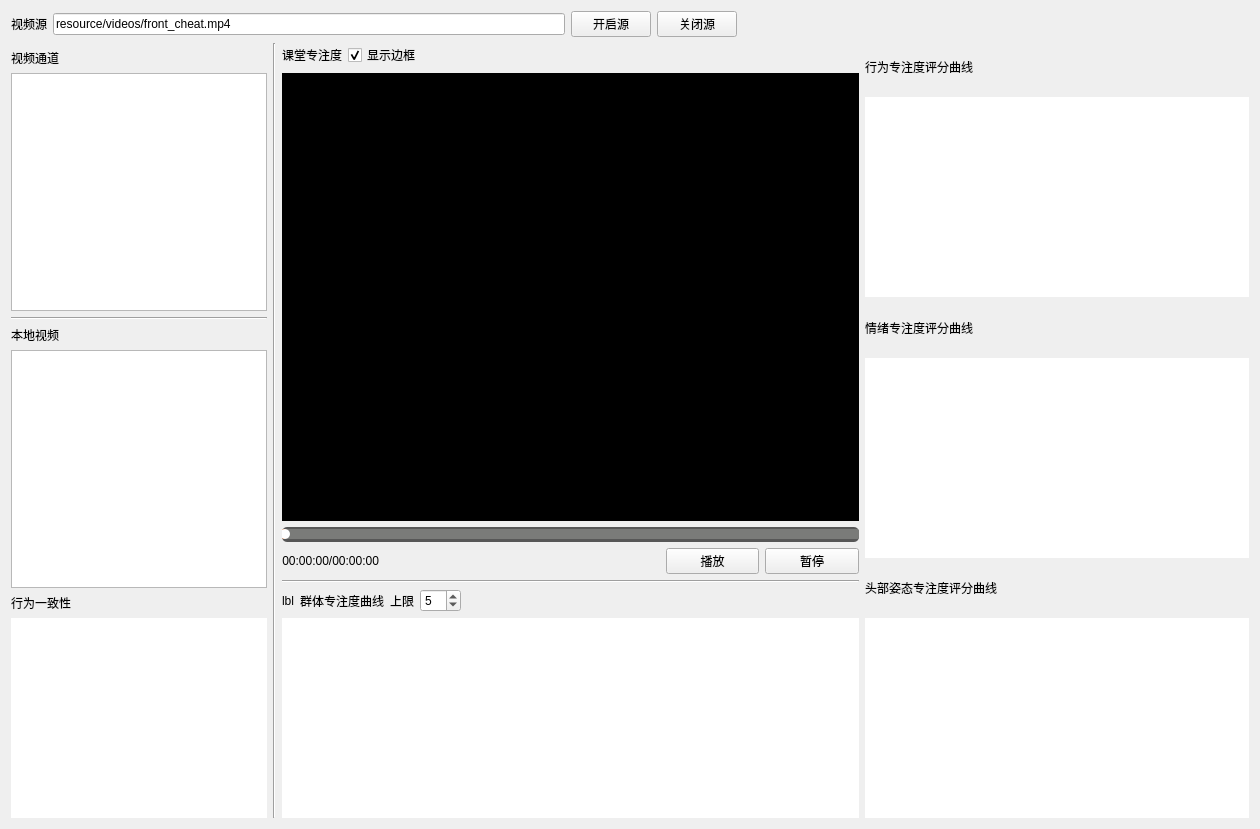
<?xml version="1.0" encoding="UTF-8"?>
<ui version="4.0">
 <class>ClassConcentration</class>
 <widget class="QWidget" name="ClassConcentration">
  <property name="geometry">
   <rect>
    <x>0</x>
    <y>0</y>
    <width>1260</width>
    <height>829</height>
   </rect>
  </property>
  <property name="windowTitle">
   <string>专注度分析</string>
  </property>
  <layout class="QVBoxLayout" name="verticalLayout_11">
   <item>
    <layout class="QHBoxLayout" name="horizontalLayout_8">
     <item>
      <widget class="QLabel" name="label_10">
       <property name="text">
        <string>视频源</string>
       </property>
      </widget>
     </item>
     <item>
      <widget class="QLineEdit" name="video_source_txt">
       <property name="text">
        <string>resource/videos/front_cheat.mp4</string>
       </property>
      </widget>
     </item>
     <item>
      <widget class="QPushButton" name="open_source_btn">
       <property name="text">
        <string>开启源</string>
       </property>
      </widget>
     </item>
     <item>
      <widget class="QPushButton" name="close_source_btn">
       <property name="text">
        <string>关闭源</string>
       </property>
      </widget>
     </item>
     <item>
      <spacer name="horizontalSpacer_5">
       <property name="orientation">
        <enum>Qt::Horizontal</enum>
       </property>
       <property name="sizeHint" stdset="0">
        <size>
         <width>40</width>
         <height>20</height>
        </size>
       </property>
      </spacer>
     </item>
    </layout>
   </item>
   <item>
    <layout class="QHBoxLayout" name="horizontalLayout_2" stretch="0,0,1">
     <item>
      <layout class="QVBoxLayout" name="verticalLayout_2" stretch="0,0">
       <item>
        <layout class="QVBoxLayout" name="verticalLayout_7">
         <item>
          <widget class="Line" name="line_7">
           <property name="orientation">
            <enum>Qt::Vertical</enum>
           </property>
          </widget>
         </item>
         <item>
          <widget class="QLabel" name="label_11">
           <property name="text">
            <string>视频通道</string>
           </property>
          </widget>
         </item>
         <item>
          <widget class="QListWidget" name="video_resource_list"/>
         </item>
         <item>
          <widget class="Line" name="line_8">
           <property name="orientation">
            <enum>Qt::Horizontal</enum>
           </property>
          </widget>
         </item>
         <item>
          <widget class="QLabel" name="label_12">
           <property name="text">
            <string>本地视频</string>
           </property>
          </widget>
         </item>
         <item>
          <widget class="QListWidget" name="video_resource_file_list"/>
         </item>
        </layout>
       </item>
       <item>
        <layout class="QVBoxLayout" name="verticalLayout">
         <item>
          <widget class="QLabel" name="real_time_catch_lbl_2">
           <property name="styleSheet">
            <string notr="true">font: 12pt &quot;华文琥珀&quot;;</string>
           </property>
           <property name="text">
            <string>行为一致性</string>
           </property>
          </widget>
         </item>
         <item>
          <widget class="QLabel" name="primary_factor_img">
           <property name="enabled">
            <bool>true</bool>
           </property>
           <property name="sizePolicy">
            <sizepolicy hsizetype="Preferred" vsizetype="Preferred">
             <horstretch>0</horstretch>
             <verstretch>0</verstretch>
            </sizepolicy>
           </property>
           <property name="minimumSize">
            <size>
             <width>0</width>
             <height>200</height>
            </size>
           </property>
           <property name="sizeIncrement">
            <size>
             <width>0</width>
             <height>0</height>
            </size>
           </property>
           <property name="autoFillBackground">
            <bool>false</bool>
           </property>
           <property name="styleSheet">
            <string notr="true">background-color: rgb(255, 255, 255);</string>
           </property>
           <property name="text">
            <string/>
           </property>
          </widget>
         </item>
        </layout>
       </item>
      </layout>
     </item>
     <item>
      <widget class="Line" name="line">
       <property name="orientation">
        <enum>Qt::Vertical</enum>
       </property>
      </widget>
     </item>
     <item>
      <layout class="QHBoxLayout" name="horizontalLayout" stretch="6,4">
       <item>
        <layout class="QVBoxLayout" name="verticalLayout_3" stretch="1,0,0">
         <item>
          <layout class="QVBoxLayout" name="verticalLayout_9" stretch="0,8,0,1">
           <item>
            <layout class="QHBoxLayout" name="horizontalLayout_10">
             <item>
              <widget class="QLabel" name="label_13">
               <property name="styleSheet">
                <string notr="true">font: 12pt &quot;华文琥珀&quot;;</string>
               </property>
               <property name="text">
                <string>课堂专注度</string>
               </property>
              </widget>
             </item>
             <item>
              <widget class="QCheckBox" name="show_box_ckb">
               <property name="text">
                <string>显示边框</string>
               </property>
               <property name="checked">
                <bool>true</bool>
               </property>
              </widget>
             </item>
             <item>
              <spacer name="horizontalSpacer_6">
               <property name="orientation">
                <enum>Qt::Horizontal</enum>
               </property>
               <property name="sizeHint" stdset="0">
                <size>
                 <width>40</width>
                 <height>20</height>
                </size>
               </property>
              </spacer>
             </item>
            </layout>
           </item>
           <item>
            <widget class="QLabel" name="video_screen">
             <property name="autoFillBackground">
              <bool>false</bool>
             </property>
             <property name="styleSheet">
              <string notr="true">background-color: rgb(0, 0, 0);</string>
             </property>
             <property name="frameShadow">
              <enum>QFrame::Plain</enum>
             </property>
             <property name="text">
              <string/>
             </property>
            </widget>
           </item>
           <item>
            <widget class="QSlider" name="video_process_bar">
             <property name="autoFillBackground">
              <bool>false</bool>
             </property>
             <property name="styleSheet">
              <string notr="true"> QSlider {
	background-color: rgba(22, 22, 22, 0.7);
	border-radius: 5px;
}
 
QSlider::sub-page:horizontal {
	background-color: #FF7826;
	height:4px;
	border-radius: 2px;
}
 
QSlider::add-page:horizontal {
	background-color: #7A7B79;
	height:4px;
	border-radius: 2px;
}
 
QSlider::groove:horizontal {
	background:transparent;
	height:10px;
}
 
QSlider::handle:horizontal {
	height: 10px;
	width: 10px;
	margin: 0px -2px 0px -2px;
	border-radius: 5px;
	background: white;
}</string>
             </property>
             <property name="minimum">
              <number>-1</number>
             </property>
             <property name="maximum">
              <number>-1</number>
             </property>
             <property name="value">
              <number>-1</number>
             </property>
             <property name="orientation">
              <enum>Qt::Horizontal</enum>
             </property>
             <property name="tickPosition">
              <enum>QSlider::NoTicks</enum>
             </property>
             <property name="tickInterval">
              <number>0</number>
             </property>
            </widget>
           </item>
           <item>
            <layout class="QHBoxLayout" name="horizontalLayout_11" stretch="1,3,1,1">
             <item>
              <widget class="QLabel" name="time_process_label">
               <property name="layoutDirection">
                <enum>Qt::LeftToRight</enum>
               </property>
               <property name="text">
                <string>00:00:00/00:00:00</string>
               </property>
               <property name="alignment">
                <set>Qt::AlignRight|Qt::AlignTrailing|Qt::AlignVCenter</set>
               </property>
              </widget>
             </item>
             <item>
              <spacer name="horizontalSpacer_7">
               <property name="orientation">
                <enum>Qt::Horizontal</enum>
               </property>
               <property name="sizeHint" stdset="0">
                <size>
                 <width>40</width>
                 <height>20</height>
                </size>
               </property>
              </spacer>
             </item>
             <item>
              <widget class="QPushButton" name="play_video_btn">
               <property name="text">
                <string>播放</string>
               </property>
              </widget>
             </item>
             <item>
              <widget class="QPushButton" name="stop_playing_btn">
               <property name="text">
                <string>暂停</string>
               </property>
              </widget>
             </item>
            </layout>
           </item>
          </layout>
         </item>
         <item>
          <widget class="Line" name="line_10">
           <property name="orientation">
            <enum>Qt::Horizontal</enum>
           </property>
          </widget>
         </item>
         <item>
          <layout class="QVBoxLayout" name="verticalLayout_10" stretch="0,1">
           <item>
            <layout class="QHBoxLayout" name="horizontalLayout_12">
             <item>
              <widget class="QLabel" name="real_time_catch_ico">
               <property name="maximumSize">
                <size>
                 <width>25</width>
                 <height>25</height>
                </size>
               </property>
               <property name="text">
                <string>lbl</string>
               </property>
               <property name="scaledContents">
                <bool>true</bool>
               </property>
              </widget>
             </item>
             <item>
              <widget class="QLabel" name="real_time_catch_lbl">
               <property name="styleSheet">
                <string notr="true">font: 12pt &quot;华文琥珀&quot;;</string>
               </property>
               <property name="text">
                <string>群体专注度曲线</string>
               </property>
              </widget>
             </item>
             <item>
              <layout class="QHBoxLayout" name="horizontalLayout_13">
               <item>
                <widget class="QLabel" name="label_14">
                 <property name="text">
                  <string>上限</string>
                 </property>
                </widget>
               </item>
               <item>
                <widget class="QSpinBox" name="real_time_catch_spin">
                 <property name="minimum">
                  <number>1</number>
                 </property>
                 <property name="maximum">
                  <number>50</number>
                 </property>
                 <property name="value">
                  <number>5</number>
                 </property>
                </widget>
               </item>
               <item>
                <spacer name="horizontalSpacer_8">
                 <property name="orientation">
                  <enum>Qt::Horizontal</enum>
                 </property>
                 <property name="sizeHint" stdset="0">
                  <size>
                   <width>40</width>
                   <height>20</height>
                  </size>
                 </property>
                </spacer>
               </item>
              </layout>
             </item>
            </layout>
           </item>
           <item>
            <widget class="QLabel" name="primary_level_img">
             <property name="enabled">
              <bool>true</bool>
             </property>
             <property name="sizePolicy">
              <sizepolicy hsizetype="Preferred" vsizetype="Preferred">
               <horstretch>0</horstretch>
               <verstretch>0</verstretch>
              </sizepolicy>
             </property>
             <property name="minimumSize">
              <size>
               <width>0</width>
               <height>200</height>
              </size>
             </property>
             <property name="sizeIncrement">
              <size>
               <width>0</width>
               <height>0</height>
              </size>
             </property>
             <property name="autoFillBackground">
              <bool>false</bool>
             </property>
             <property name="styleSheet">
              <string notr="true">background-color: rgb(255, 255, 255);</string>
             </property>
             <property name="text">
              <string/>
             </property>
            </widget>
           </item>
          </layout>
         </item>
        </layout>
       </item>
       <item>
        <layout class="QVBoxLayout" name="verticalLayout_8">
         <item>
          <layout class="QVBoxLayout" name="verticalLayout_5">
           <item>
            <widget class="QLabel" name="real_time_catch_lbl_3">
             <property name="styleSheet">
              <string notr="true">font: 12pt &quot;华文琥珀&quot;;</string>
             </property>
             <property name="text">
              <string>行为专注度评分曲线</string>
             </property>
            </widget>
           </item>
           <item>
            <widget class="QLabel" name="action_level_img">
             <property name="enabled">
              <bool>true</bool>
             </property>
             <property name="sizePolicy">
              <sizepolicy hsizetype="Preferred" vsizetype="Preferred">
               <horstretch>0</horstretch>
               <verstretch>0</verstretch>
              </sizepolicy>
             </property>
             <property name="minimumSize">
              <size>
               <width>0</width>
               <height>200</height>
              </size>
             </property>
             <property name="sizeIncrement">
              <size>
               <width>0</width>
               <height>0</height>
              </size>
             </property>
             <property name="autoFillBackground">
              <bool>false</bool>
             </property>
             <property name="styleSheet">
              <string notr="true">background-color: rgb(255, 255, 255);</string>
             </property>
             <property name="text">
              <string/>
             </property>
            </widget>
           </item>
          </layout>
         </item>
         <item>
          <layout class="QVBoxLayout" name="verticalLayout_4">
           <item>
            <widget class="QLabel" name="real_time_catch_lbl_4">
             <property name="styleSheet">
              <string notr="true">font: 12pt &quot;华文琥珀&quot;;</string>
             </property>
             <property name="text">
              <string>情绪专注度评分曲线</string>
             </property>
            </widget>
           </item>
           <item>
            <widget class="QLabel" name="face_level_img">
             <property name="enabled">
              <bool>true</bool>
             </property>
             <property name="sizePolicy">
              <sizepolicy hsizetype="Preferred" vsizetype="Preferred">
               <horstretch>0</horstretch>
               <verstretch>0</verstretch>
              </sizepolicy>
             </property>
             <property name="minimumSize">
              <size>
               <width>0</width>
               <height>200</height>
              </size>
             </property>
             <property name="sizeIncrement">
              <size>
               <width>0</width>
               <height>0</height>
              </size>
             </property>
             <property name="autoFillBackground">
              <bool>false</bool>
             </property>
             <property name="styleSheet">
              <string notr="true">background-color: rgb(255, 255, 255);</string>
             </property>
             <property name="text">
              <string/>
             </property>
            </widget>
           </item>
          </layout>
         </item>
         <item>
          <layout class="QVBoxLayout" name="verticalLayout_6">
           <item>
            <widget class="QLabel" name="real_time_catch_lbl_5">
             <property name="styleSheet">
              <string notr="true">font: 12pt &quot;华文琥珀&quot;;</string>
             </property>
             <property name="text">
              <string>头部姿态专注度评分曲线</string>
             </property>
            </widget>
           </item>
           <item>
            <widget class="QLabel" name="head_pose_level_img">
             <property name="enabled">
              <bool>true</bool>
             </property>
             <property name="sizePolicy">
              <sizepolicy hsizetype="Preferred" vsizetype="Preferred">
               <horstretch>0</horstretch>
               <verstretch>0</verstretch>
              </sizepolicy>
             </property>
             <property name="minimumSize">
              <size>
               <width>0</width>
               <height>200</height>
              </size>
             </property>
             <property name="sizeIncrement">
              <size>
               <width>0</width>
               <height>0</height>
              </size>
             </property>
             <property name="autoFillBackground">
              <bool>false</bool>
             </property>
             <property name="styleSheet">
              <string notr="true">background-color: rgb(255, 255, 255);</string>
             </property>
             <property name="text">
              <string/>
             </property>
            </widget>
           </item>
          </layout>
         </item>
        </layout>
       </item>
      </layout>
     </item>
    </layout>
   </item>
  </layout>
 </widget>
 <resources/>
 <connections/>
</ui>
